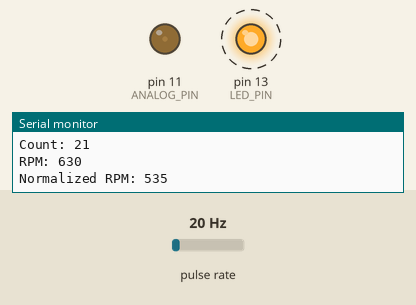
Simulated run of this sketch. Board: Arduino Uno, built with avr-gcc and run on an emulated ATmega328P. On the bench: output pins drawn as LEDs (lit = HIGH), the last lines printed to the serial monitor. Wiring (inferred from the names in the program): pulse sensor: data pin 2. Dashed ring = blinking. Inputs (shaded band) come from the test bench; at power-on: pulse rate 20 Hz.

Above: at 1.2 s.
1.3 s: pulse rate (sensor on pin 2) set to 4 Hz
At 4.26 s:
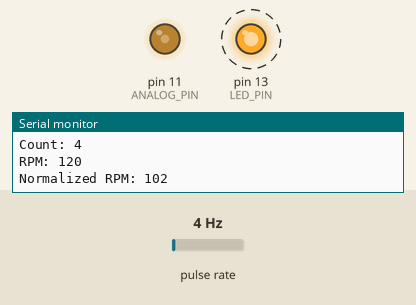
4.3 s: pulse rate (sensor on pin 2) set to 100 Hz
At 6.34 s:
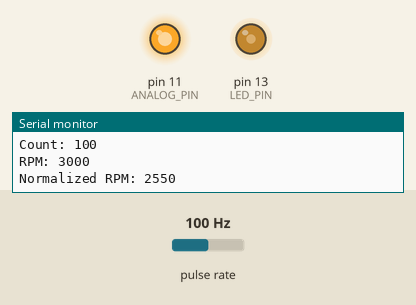
7.3 s: pulse rate (sensor on pin 2) set to 150 Hz
10.3 s: pulse rate (sensor on pin 2) set to 4 Hz
At 10.75 s:
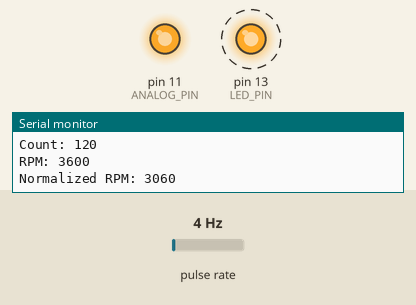
Timing chart, 0 to 14.3 s (numbered marks = the images above; inputs shaded):
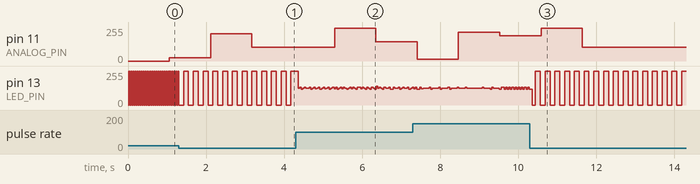

Measured:
- after the input at 1.3 s, pin 11 (ANALOG_PIN): 23/255 → 204/255 after 0.82 s, → 102/255 1.1 s later; pin 13 (LED_PIN): alternates 255/255 for 0.12 s and 0/255 for 0.12 s, starting after 0.13 s
- after the input at 4.3 s, pin 11 (ANALOG_PIN): 102/255 → 246/255 after 0.99 s, → 143/255 1.1 s later
- after the input at 10.3 s, pin 11 (ANALOG_PIN): 189/255 → 244/255 after 0.29 s, → 102/255 1.1 s later
- by itself, pin 13 (LED_PIN): alternates 255/255 for 0.03 s and 0/255 for 0.03 s

The sketch:

bikewheel_synth.ino
```cpp
const int REED_PIN = 2; // Pin connected to reed switch
const int LED_PIN = 13; // LED pin - active-high
const int ANALOG_PIN = 11;
const int WINDOW_SIZE_MS = 1000;
const int ROUGH_MAX_RPM = 300;
const int NUM_MAGNETS = 2;

unsigned long stepCounter = 0;
float reedCounter = 0;
float rpm = 0;
int normalizedRPM = 0;

void setup() {
  Serial.begin(9600);

  // Since the other end of the reed switch is connected to ground, we need
  // to pull-up the reed switch pin internally.
  pinMode(REED_PIN, INPUT_PULLUP);
  pinMode(LED_PIN, OUTPUT);
  pinMode(ANALOG_PIN, OUTPUT);

  attachInterrupt(digitalPinToInterrupt(REED_PIN), handleReading, RISING);
}

void loop() {
  int reedValue = digitalRead(REED_PIN);

  if (stepCounter % WINDOW_SIZE_MS == 0) {
     printReading("Count", reedCounter);

     // Calculate the actual RPM value
     rpm = ((reedCounter / NUM_MAGNETS) * 60000) / WINDOW_SIZE_MS;
     reedCounter = 0;
     printReading("RPM", rpm);

     // Calculate a values mapped to analog range
     normalizedRPM = (int)((rpm / ROUGH_MAX_RPM) * 255);
     analogWrite(ANALOG_PIN, normalizedRPM);
     printReading("Normalized RPM", normalizedRPM);

     Serial.println();
  }

  blinkOnRead(reedValue);
  stepCounter++;

  // Force the program to run in 1ms increments to make stepCounting easier.
  // This probably can and should be replaced with an approach that uses millis().
  delay(1);
}

void blinkOnRead(int reedValue) {
  // If the pin reads low, the switch is closed.
  if (reedValue == LOW) {
    digitalWrite(LED_PIN, HIGH); // Turn the LED on
  }
  else {
    digitalWrite(LED_PIN, LOW); // Turn the LED off
  }
}

void handleReading() {
  reedCounter++;
}

void printReading(String text, int value) {
  Serial.print(text + ": ");
  Serial.println(value);
}
```
